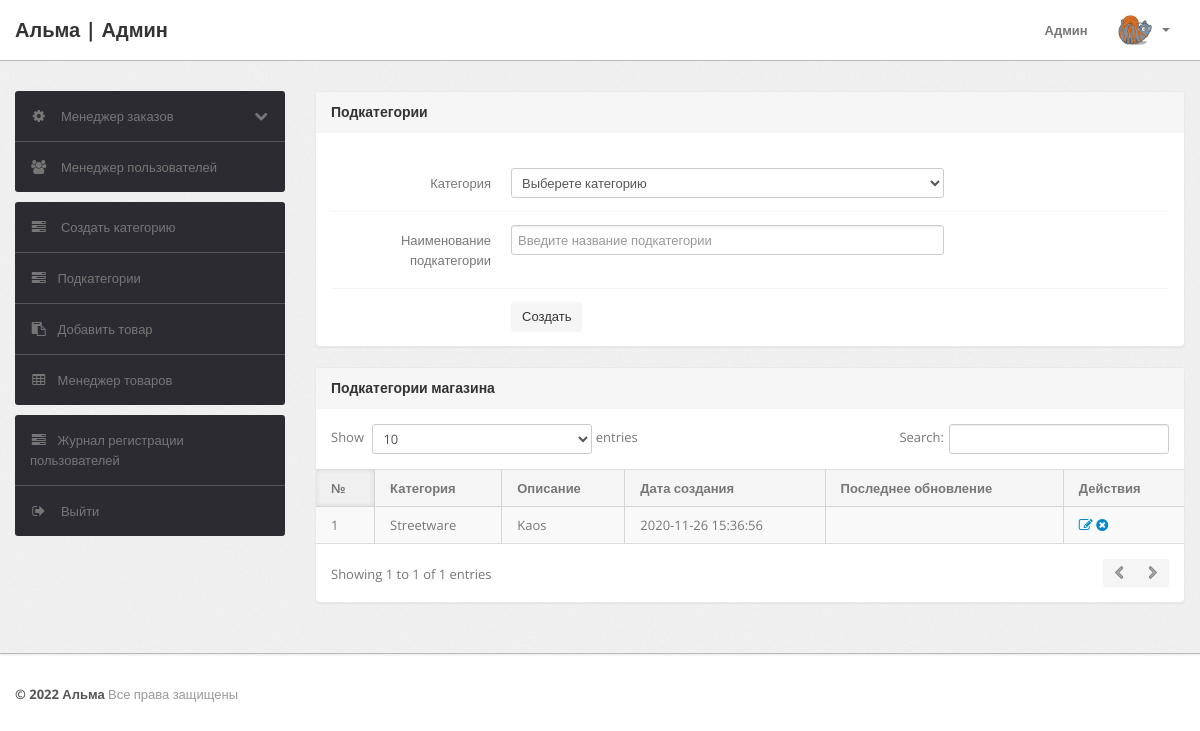
Before: /admin/subcategory.php (signed in) with the older database file.
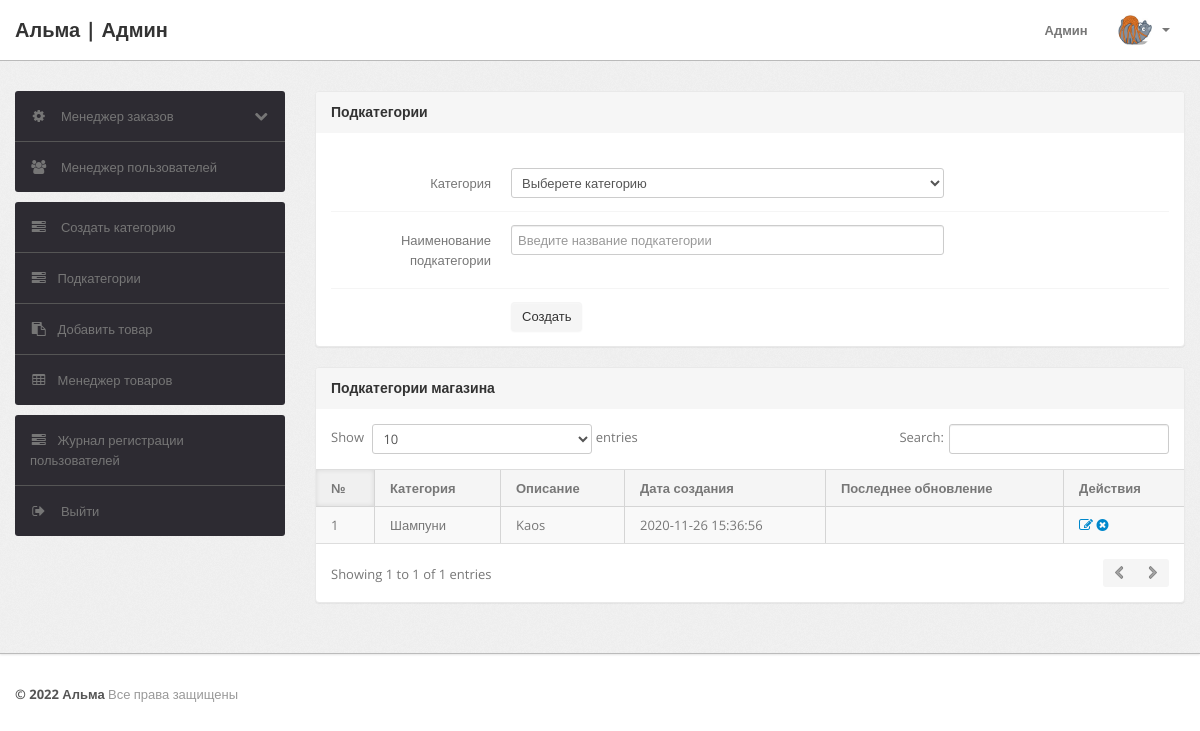
After: the same page with the newer database file.
### tables this page shows
CREATE TABLE `subcategory` (
  `id` int(11) NOT NULL,
  `categoryid` int(11) DEFAULT NULL,
  `subcategory` varchar(255) DEFAULT NULL,
  `creationDate` timestamp NULL DEFAULT CURRENT_TIMESTAMP,
  `updationDate` varchar(255) DEFAULT NULL
);

CREATE TABLE `category` (
  `id` int(11) NOT NULL,
  `categoryName` varchar(255) DEFAULT NULL,
  `categoryDescription` longtext,
  `creationDate` timestamp NOT NULL DEFAULT CURRENT_TIMESTAMP,
  `updationDate` varchar(255) DEFAULT NULL
);

### admin/subcategory.php (the view, shortened to what this page needs)
<?php
include('include/config.php');
if(strlen($_SESSION['alogin'])==0)
	{
header('location:index.php');
}
else{
?>
<!DOCTYPE html>
<html lang="ru">
<head>
	<link type="text/css" href="bootstrap/css/bootstrap.min.css" rel="stylesheet">
	<link type="text/css" href="bootstrap/css/bootstrap-responsive.min.css" rel="stylesheet">
	<link type="text/css" href="css/theme.css" rel="stylesheet">
	<link type="text/css" href="images/icons/css/font-awesome.css" rel="stylesheet">
</head>
<body>
<?php include('include/header.php');?>
	<div class="wrapper">
		<div class="container">
			<div class="row">
<?php include('include/sidebar.php');?>
			<div class="span9">
					<div class="content">
						<div class="module">
							<div class="module-head">
								<h3>Подкатегории</h3>
							</div>
							<div class="module-body">
									<br />
			<form class="form-horizontal row-fluid" name="subcategory" method="post" >
<div class="control-group">
<label class="control-label" for="basicinput">Категория</label>
<div class="controls">
<select name="category" class="span8 tip" required>
<option value="">Выберете категорию</option>
</select>
</div>
</div>
<div class="control-group">
<label class="control-label" for="basicinput">Наименование подкатегории</label>
<div class="controls">
<input type="text" placeholder="Введите название подкатегории"  name="subcategory" class="span8 tip" required>
</div>
</div>
	<div class="control-group">
											<div class="controls">
												<button type="submit" name="submit" class="btn">Создать</button>
											</div>
										</div>
									</form>
							</div>
						</div>
	<div class="module">
							<div class="module-head">
								<h3>Подкатегории магазина</h3>
							</div>
							<div class="module-body table">
								<table cellpadding="0" cellspacing="0" border="0" class="datatable-1 table table-bordered table-striped	 display" width="100%">
									<thead>
										<tr>
											<th>№</th>
											<th>Категория</th>
											<th>Описание</th>
											<th>Дата создания</th>
											<th>Последнее обновление</th>
											<th>Действия</th>
										</tr>
									</thead>
									<tbody>
<?php $query=mysqli_query($con,"select subcategory.id,category.categoryName,subcategory.subcategory,subcategory.creationDate,subcategory.updationDate from subcategory join category on category.id=subcategory.categoryid");
$cnt=1;
while($row=mysqli_fetch_array($query))
{
?>
										<tr>
											<td><?php echo htmlentities($cnt);?></td>
											<td><?php echo htmlentities($row['categoryName']);?></td>
											<td><?php echo htmlentities($row['subcategory']);?></td>
											<td> <?php echo htmlentities($row['creationDate']);?></td>
											<td><?php echo htmlentities($row['updationDate']);?></td>
											<td>
											<a href="edit-subcategory.php?id=<?php echo $row['id']?>" ><i class="icon-edit"></i></a>
											<a href="subcategory.php?id=<?php echo $row['id']?>&del=delete" onClick="return confirm('Вы уверены, что хотите удалить подкатегорию?')"><i class="icon-remove-sign"></i></a></td>
										</tr>
										<?php $cnt=$cnt+1; } ?>
								</table>
							</div>
						</div>
					</div>
				</div>
			</div>
		</div>
	</div>
<?php include('include/footer.php');?>
</body>
<?php } ?>

Changed rows visible on the page:
changed through a linked row, subcategory "Kaos": categoryid.categoryName "Streetware" → "Шампуни"
